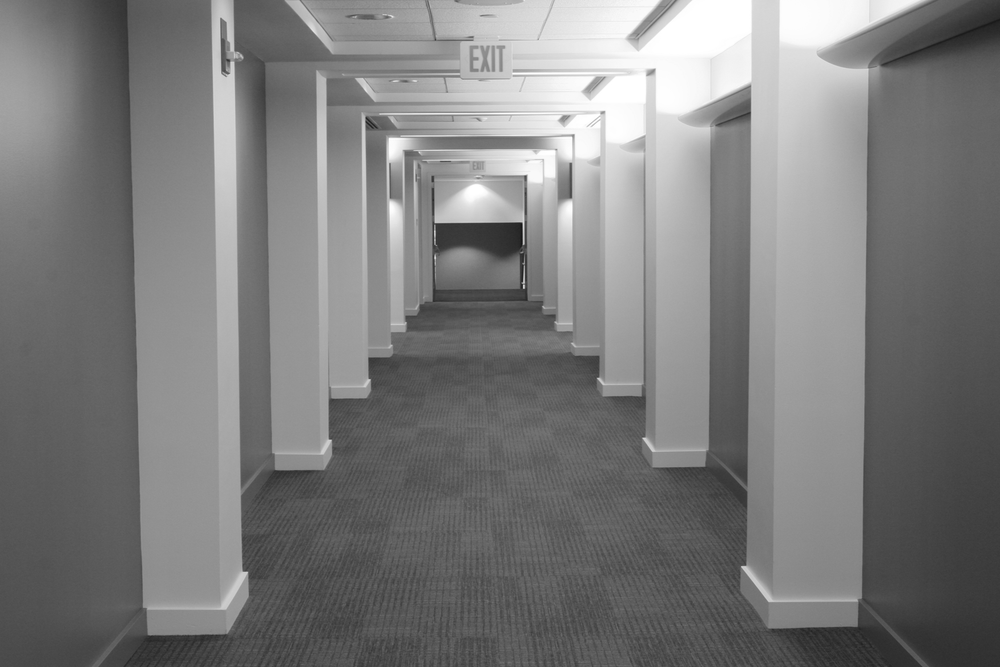
#> input picture Ασκηση 6/hallway.png, 1000 x 667 px, shrunk from 1752 x 1168 before the run
$ python edge_detection.py   (older library calls are emulated)
#> lines starting #> are read from the running program, lines starting #| are printed output that depends on the picture; after the words box and inside, x2 and y2 are one past the last pixel; in counts of white or black regions, pixels touching at a corner belong together
import cv2
import numpy as np

import matplotlib.pyplot as plt

#diavazo την εικόνα
img = cv2.imread("hallway.png",  cv2.IMREAD_GRAYSCALE)
#> img is the input picture: shape (667, 1000); min 18, max 255, mean 124.3


# σομπεl

sobel_x = cv2.Sobel(img, cv2.CV_64F, 1, 0, ksize=3 )
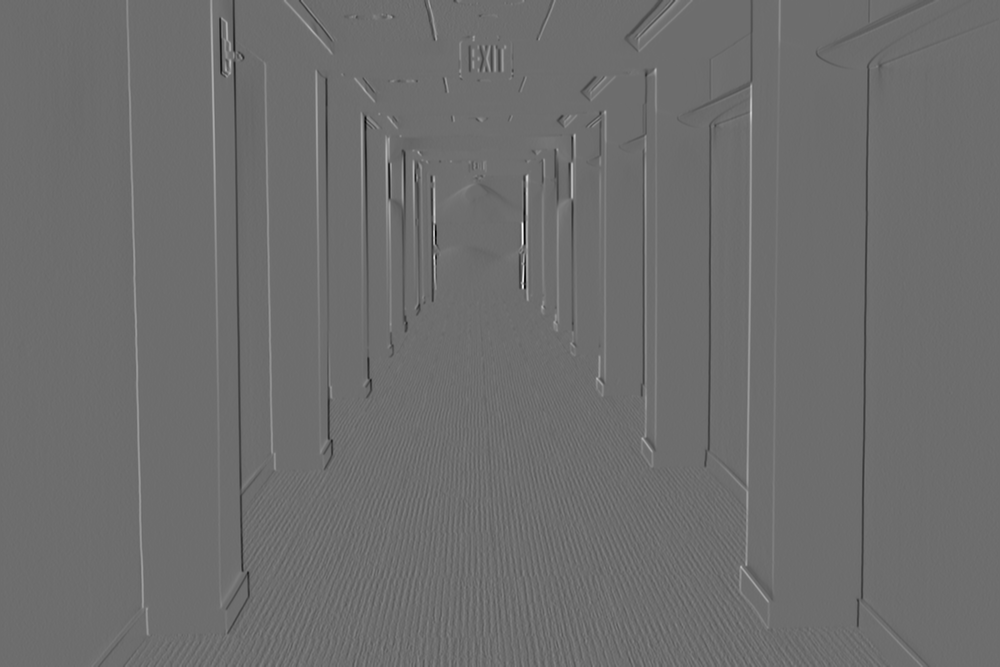
#> sobel_x: shape (667, 1000) float64; min -594, max 786, mean -0.3; drawn with min black and max white
sobel_y = cv2.Sobel(img, cv2.CV_64F, 0, 1, ksize=3 )
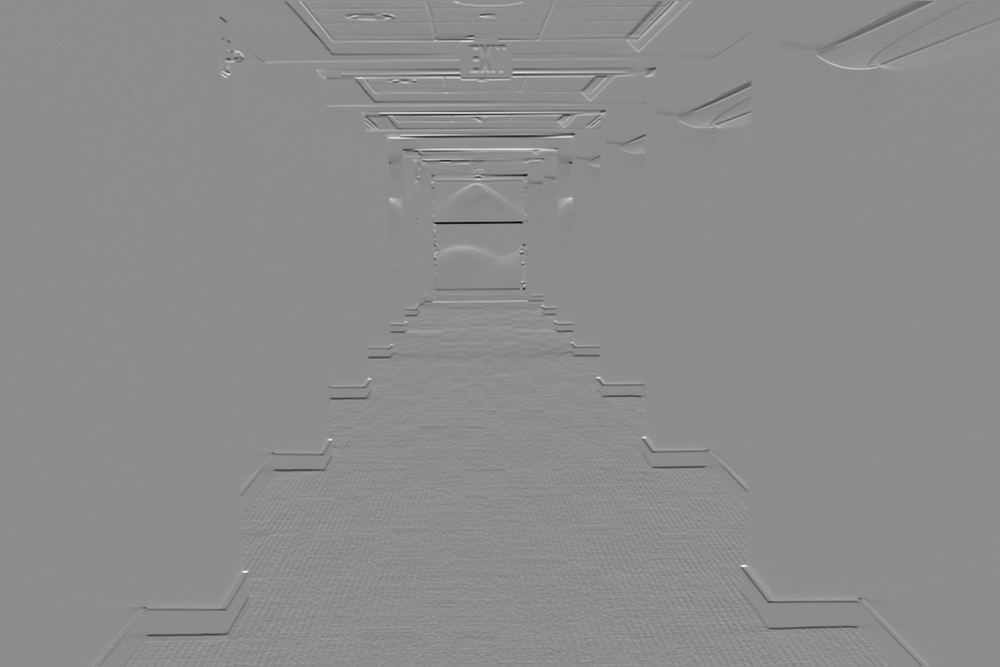
#> sobel_y: shape (667, 1000) float64; min -654, max 528, mean -1.1; drawn with min black and max white

# Calculate the magnitude of the gradient
sobel_magnitude = np.sqrt(sobel_x**2 + sobel_y**2)
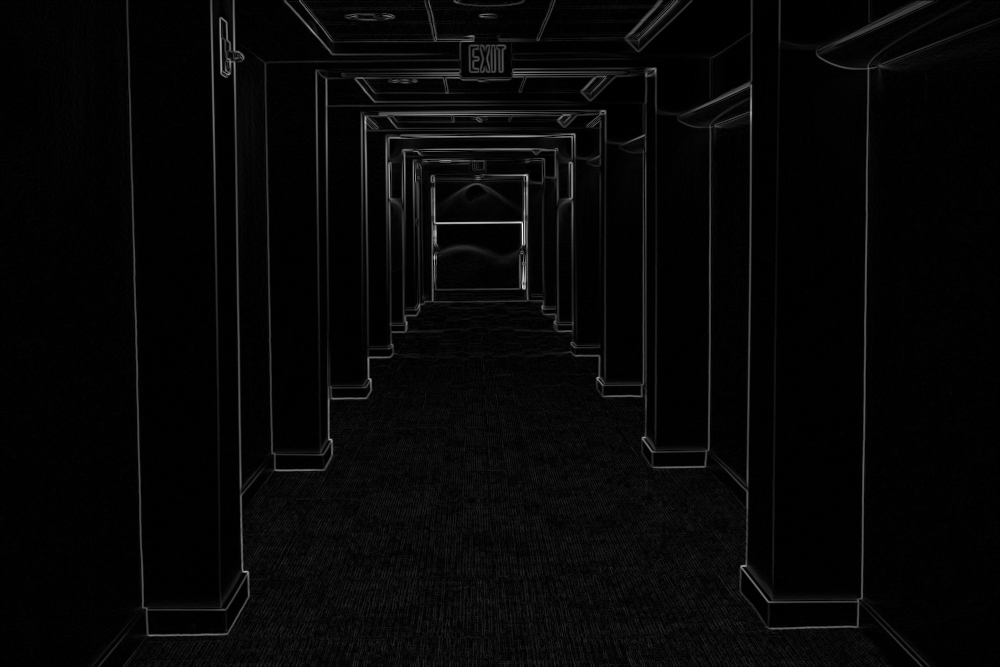
#> sobel_magnitude: shape (667, 1000) float64; min 0, max 786.1, mean 21.7; drawn with min black and max white

sobel_magnitude_normalized  = cv2.normalize(sobel_magnitude,  None,  0, 255, cv2.NORM_MINMAX, dtype=cv2.CV_8U)


threshold_value =  37

_,  sobel_thresholded = cv2.threshold(sobel_magnitude_normalized, threshold_value, 255, cv2.THRESH_BINARY)
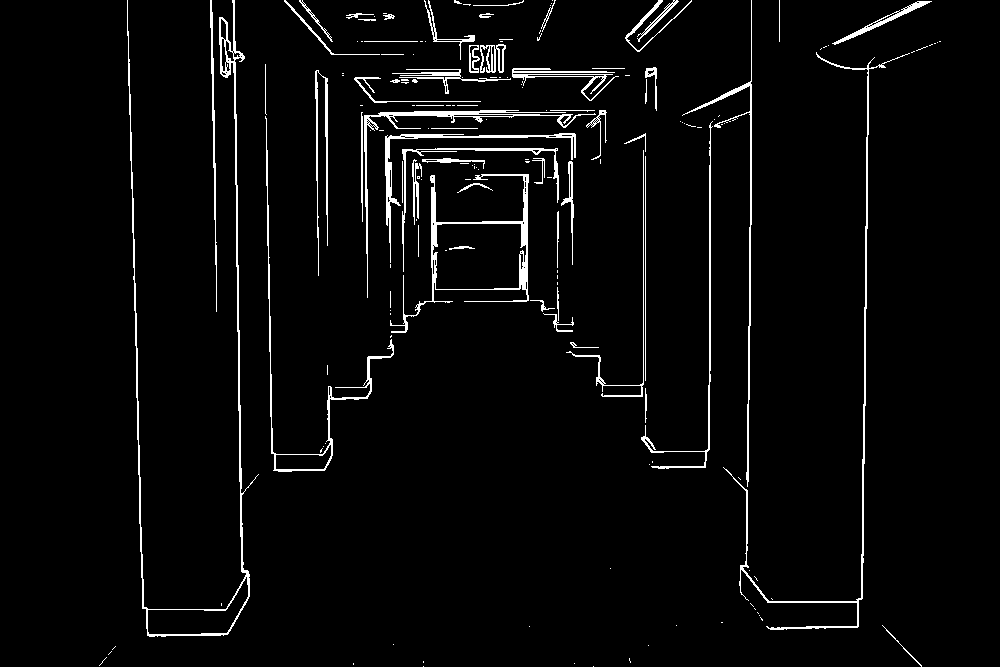
#> sobel_thresholded: shape (667, 1000); 3.5% white in thin lines or dots, all inside (x1, y1, x2, y2) = (99, 0, 941, 667)


# plot results for Sobel and Thresholding
plt.figure(figsize=(17, 8))

plt.subplot(1,  3, 1)
plt.imshow(img,  cmap="gray")
plt.title('Original Image')
plt.axis('off')

plt.subplot(1, 3, 2)
plt.imshow(sobel_magnitude_normalized,  cmap='gray')
plt.title('Sobel΄λ Edge Magnitude')
plt.axis('off')

plt.subplot(1, 3, 3)
plt.imshow(sobel_thresholded, cmap='gray')
plt.title(f'Sobelλ Thresholded (Thresh={threshold_value})')
plt.axis('off')

plt.suptitle('Sobelλ Edge Detection and Thresholding')
plt.tight_layout(rect=[0, 0, 1, 0.9])
plt.show()


# το bonus: Hough Transform for Linne Detection


img_color_hough = cv2.cvtColor(img, cv2.COLOR_GRAY2BGR)
img_color_hough_copy = img_color_hough.copy() # Work on a copy


edges_canny = cv2.Canny(img, 50, 150, apertureSize=3)
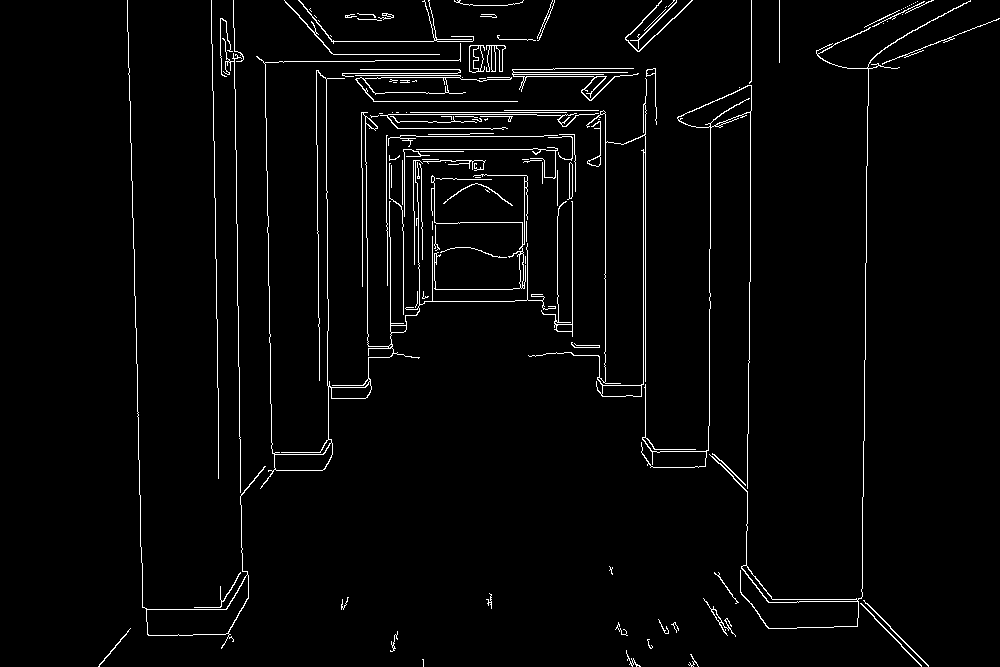
#> edges_canny: shape (667, 1000); 2.7% white in thin lines or dots

lines = cv2.HoughLinesP(edges_canny, rho=1, theta=np.pi/180, threshold =50, minLineLength=50, maxLineGap=10)
#> lines = 94 rows, first 6: [212, 44, 217, 372], [239, 370, 242, 583], [645, 443, 645, 96], [643, 384, 643, 149], [605, 396, 605, 112], [265, 62, 272, 453]

if lines is not None:

    for line in lines:

        x1, y1, x2, y2 = line[0]

        cv2.line(img_color_hough_copy, (x1, y1),  (x2, y2), (139, 139, 0), 6)
#> this loop made 94 passes
#> (x1, y1, x2, y2) on passes 1 to 12: (212, 44, 217, 372), (239, 370, 242, 583), (645, 443, 645, 96), (643, 384, 643, 149), (605, 396, 605, 112), (265, 62, 272, 453), (747, 510, 747, 454), (572, 354, 572, 134), (388, 114, 536, 114), (236, 188, 237, 275), (367, 273, 369, 394), (317, 172, 318, 281)
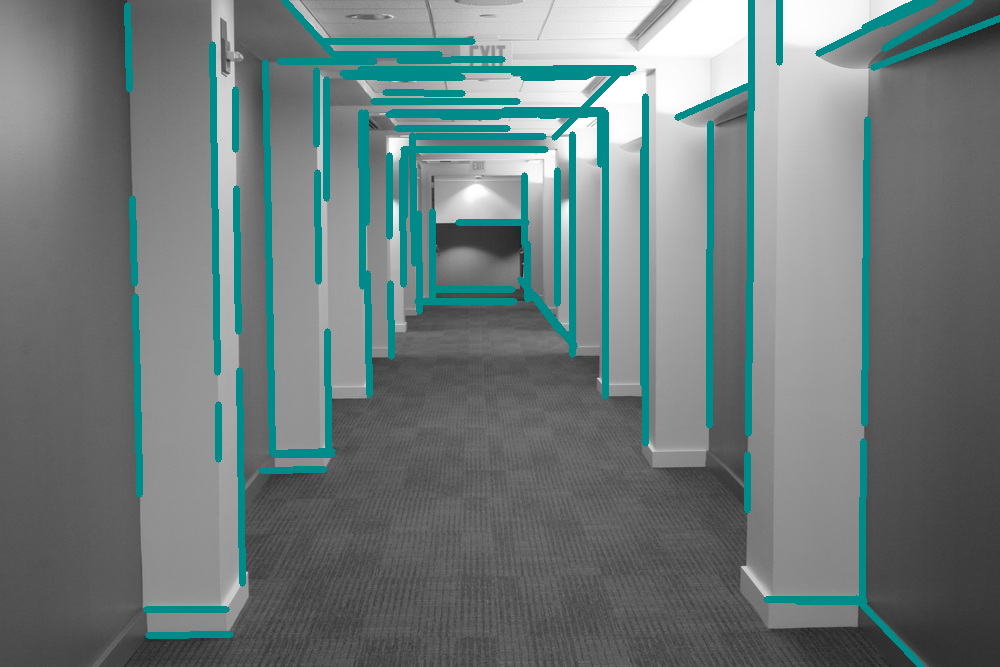
#> img_color_hough_copy: shape (667, 1000, 3); 9.4% of pixels changed, all inside (x1, y1, x2, y2) = (124, 0, 1000, 667)

plt.figure(figsize=(10, 7))

# προβολή των αποτελεσμάτων
plt.subplot(1, 2, 1)
plt.imshow(edges_canny, cmap='gray')
plt.title('Canny Edges for Hough Transform')

plt.axis('off')

plt.subplot(1, 2, 2)
plt.imshow(cv2.cvtColor(img_color_hough_copy, cv2.COLOR_BGR2RGB))
plt.title('Detected Lines with Hoough transform')

plt.axis("off")

plt.suptitle('Hough Transform Line detection')
plt.tight_layout(rect=[0, 0, 1, 0.95])
plt.show()
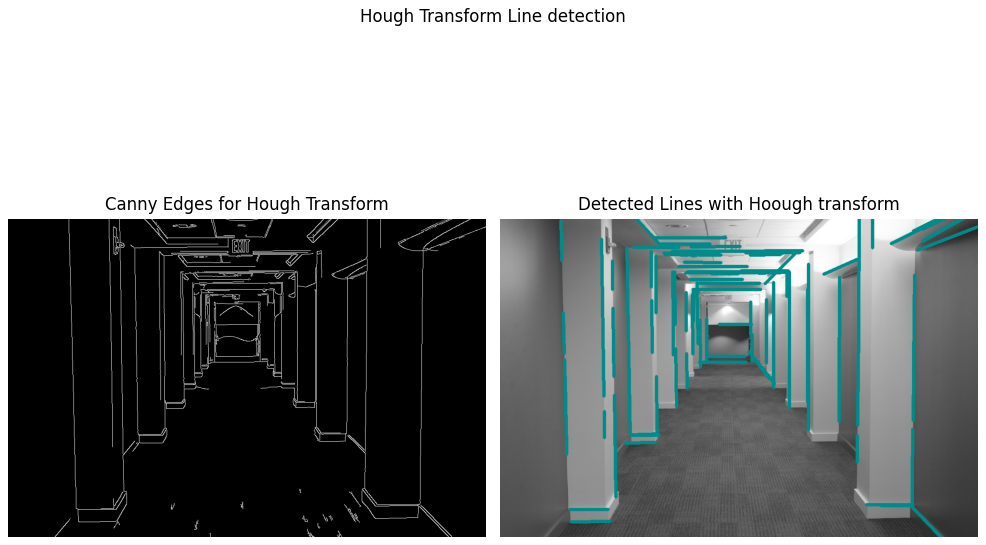
#> figure drawn by matplotlib, 2 panels
